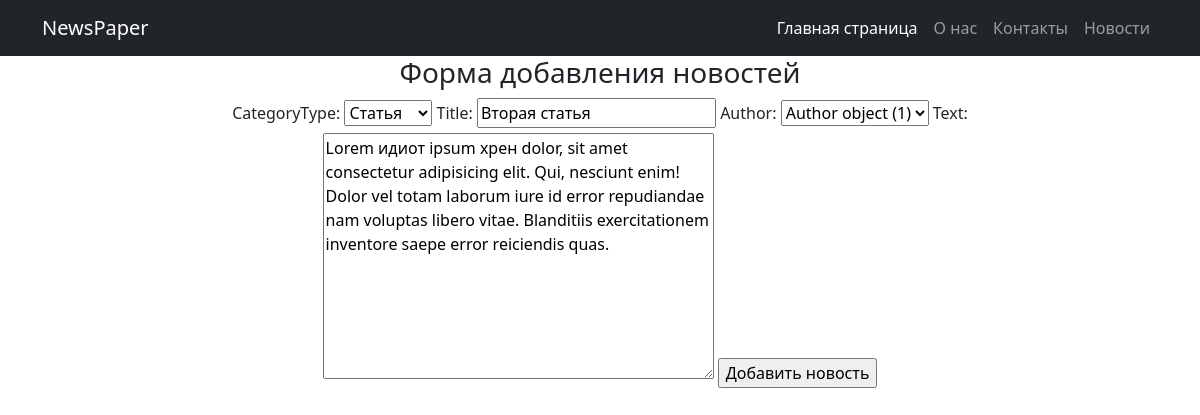
The app's page /news/2/edit/ with its own data.
### newapp/models.py (models this page shows, shortened)
class Post(models.Model):
    author = models.ForeignKey(Author, on_delete=models.CASCADE)
    NEWS = 'NW'
    ARTICLE = 'AR'
    CATEGORY_CHOICES = (
        (NEWS, 'Новость'),
        (ARTICLE, 'Статья'),
    )
    categoryType = models.CharField(max_length=2, choices=CATEGORY_CHOICES, default=ARTICLE)
    dateCreation = models.DateTimeField(auto_now_add=True)
    postCategory = models.ManyToManyField(Category, through='PostCategory')
    title = models.CharField(max_length=128)
    text = models.TextField()
    rating = models.SmallIntegerField(default=0)

### newapp/views.py (the view)
# urls.py: path('news/<int:pk>/edit/', PostsUpdateView.as_view(), name='posts_update'),
class PostsUpdateView(UpdateView):
    template_name = 'posts_create.html'
    form_class = NewsForm
    def get_object(self, **kwargs):
        id = self.kwargs.get('pk')
        return Post.objects.get(pk=id)

### newapp/forms.py
class NewsForm(ModelForm):
    class Meta:
        model = Post
        fields = ['categoryType', 'title', 'author', 'text']

### templates/posts_create.html (shortened to what this page needs)
{% extends 'flatpages/default.html' %}
{% block content %}
<h3>Форма добавления новостей</h3>
<form method="POST">
    {{ form }}
    <input type="submit" value="Добавить новость">
</form>
{% endblock content %}

### records on screen
Post: categoryType "Статья", title "Вторая статья", author "Author object (1)", text "Lorem идиот ipsum хрен dolor, sit amet consectetur adipisicing elit. Qui, nesciunt enim! Dolor vel totam laborum iure id error repudiandae nam voluptas libero vitae. Blanditiis exercitationem inventore saepe error reiciendis quas."
